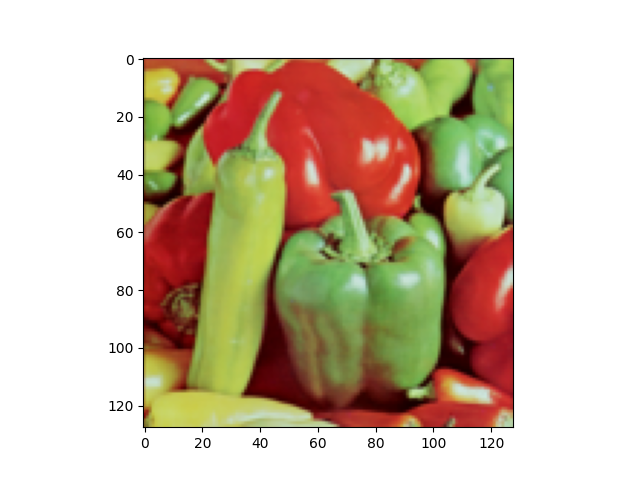

This chart was generated by the following Python code:

from matplotlib.image import imread
import matplotlib.pyplot as plt

A = imread("peppers-small.tiff")

plt.imshow(A); plt.savefig('test.png')
